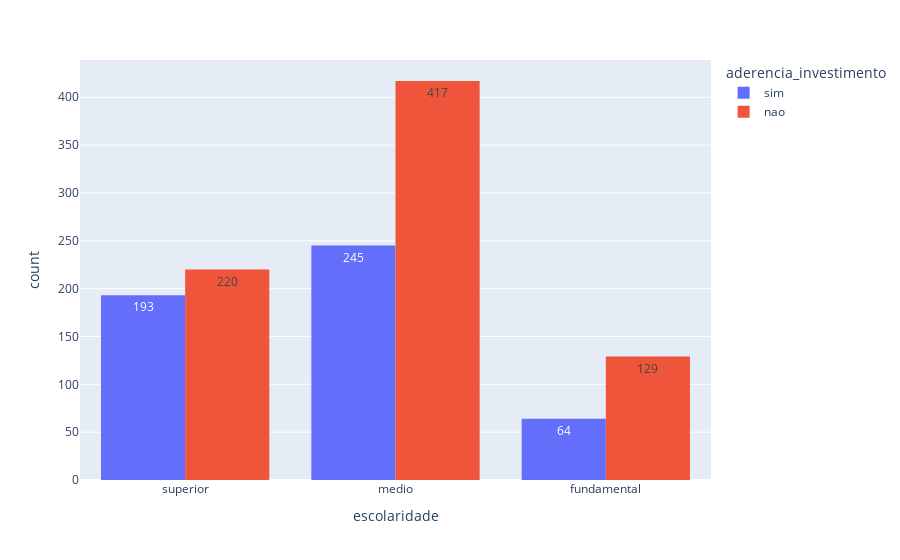

The notebook cell this image was saved under:
### Markdown cell above
### Escolaridade

Quanto a escolaridade, podemos perceber que os valores referente adesão de investimento entre as pessoas que concluíram o ensino superior é equilibrado, enquanto em relação aos que concluíram até o ensino médio ou fundamental existe uma variação muito maior entre as quantidades de cada categoria.

### Code cell
px.histogram(dados, x='escolaridade', text_auto=True, color='aderencia_investimento', barmode='group')

### Figure 1 — Plotly figure (JSON) as saved in the notebook; plotly's stock layout.template omitted (floating-point values rounded to 4 significant figures; data arrays with more than 128 entries replaced by an {"elided": "..."} marker saying what was removed)
{"data": [{"alignmentgroup": "True", "bingroup": "x", "hovertemplate": "aderencia_investimento=sim<br>escolaridade=%{x}<br>count=%{y}<extra></extra>", "legendgroup": "sim", "marker": {"color": "#636efa", "pattern": {"shape": ""}}, "name": "sim", "offsetgroup": "sim", "orientation": "v", "showlegend": true, "texttemplate": "%{value}", "type": "histogram", "x": {"elided": "502 str values"}, "xaxis": "x", "yaxis": "y"}, {"alignmentgroup": "True", "bingroup": "x", "hovertemplate": "aderencia_investimento=nao<br>escolaridade=%{x}<br>count=%{y}<extra></extra>", "legendgroup": "nao", "marker": {"color": "#EF553B", "pattern": {"shape": ""}}, "name": "nao", "offsetgroup": "nao", "orientation": "v", "showlegend": true, "texttemplate": "%{value}", "type": "histogram", "x": {"elided": "766 str values"}, "xaxis": "x", "yaxis": "y"}], "layout": {"barmode": "group", "legend": {"title": {"text": "aderencia_investimento"}, "tracegroupgap": 0}, "margin": {"t": 60}, "xaxis": {"anchor": "y", "domain": [0, 1], "title": {"text": "escolaridade"}}, "yaxis": {"anchor": "x", "domain": [0, 1], "title": {"text": "count"}}}}
